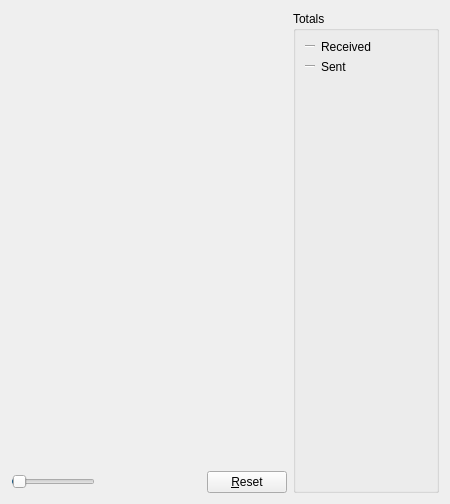
     <widget class="QWidget" name="tab_nettraffic">
      <attribute name="title">
       <string>&amp;Network Traffic</string>
      </attribute>
      <layout class="QHBoxLayout" name="horizontalLayout_3">
       <item>
        <layout class="QVBoxLayout" name="verticalLayout_4">
         <item>
          <widget class="TrafficGraphWidget" name="trafficGraph" native="true">
           <property name="sizePolicy">
            <sizepolicy hsizetype="Expanding" vsizetype="Expanding">
             <horstretch>0</horstretch>
             <verstretch>0</verstretch>
            </sizepolicy>
           </property>
          </widget>
         </item>
         <item>
          <layout class="QHBoxLayout" name="horizontalLayout_2">
           <item>
            <widget class="QSlider" name="sldGraphRange">
             <property name="minimum">
              <number>1</number>
             </property>
             <property name="maximum">
              <number>288</number>
             </property>
             <property name="pageStep">
              <number>12</number>
             </property>
             <property name="value">
              <number>6</number>
             </property>
             <property name="orientation">
              <enum>Qt::Horizontal</enum>
             </property>
            </widget>
           </item>
           <item>
            <widget class="QLabel" name="lblGraphRange">
             <property name="minimumSize">
              <size>
               <width>100</width>
               <height>0</height>
              </size>
             </property>
             <property name="alignment">
              <set>Qt::AlignCenter</set>
             </property>
            </widget>
           </item>
           <item>
            <widget class="QPushButton" name="btnClearTrafficGraph">
             <property name="text">
              <string>&amp;Reset</string>
             </property>
             <property name="autoDefault">
              <bool>false</bool>
             </property>
            </widget>
           </item>
          </layout>
         </item>
        </layout>
       </item>
       <item>
        <layout class="QVBoxLayout" name="verticalLayout">
         <item>
          <widget class="QGroupBox" name="groupBox">
           <property name="title">
            <string>Totals</string>
           </property>
           <layout class="QVBoxLayout" name="verticalLayout_5">
            <item>
             <layout class="QHBoxLayout" name="horizontalLayout_4">
              <item>
               <widget class="Line" name="line">
                <property name="sizePolicy">
                 <sizepolicy hsizetype="Fixed" vsizetype="Fixed">
                  <horstretch>0</horstretch>
                  <verstretch>0</verstretch>
                 </sizepolicy>
                </property>
                <property name="minimumSize">
                 <size>
                  <width>10</width>
                  <height>0</height>
                 </size>
                </property>
                <property name="orientation">
                 <enum>Qt::Horizontal</enum>
                </property>
               </widget>
              </item>
              <item>
               <widget class="QLabel" name="label_16">
                <property name="text">
                 <string>Received</string>
                </property>
               </widget>
              </item>
              <item>
               <widget class="QLabel" name="lblBytesIn">
                <property name="minimumSize">
                 <size>
                  <width>50</width>
                  <height>0</height>
                 </size>
                </property>
                <property name="alignment">
                 <set>Qt::AlignRight|Qt::AlignTrailing|Qt::AlignVCenter</set>
                </property>
               </widget>
              </item>
             </layout>
            </item>
            <item>
             <layout class="QHBoxLayout" name="horizontalLayout_5">
              <item>
               <widget class="Line" name="line_2">
                <property name="sizePolicy">
                 <sizepolicy hsizetype="Fixed" vsizetype="Fixed">
                  <horstretch>0</horstretch>
                  <verstretch>0</verstretch>
                 </sizepolicy>
                </property>
                <property name="minimumSize">
                 <size>
                  <width>10</width>
                  <height>0</height>
                 </size>
                </property>
                <property name="orientation">
                 <enum>Qt::Horizontal</enum>
                </property>
               </widget>
              </item>
              <item>
               <widget class="QLabel" name="label_17">
                <property name="text">
                 <string>Sent</string>
                </property>
               </widget>
              </item>
              <item>
               <widget class="QLabel" name="lblBytesOut">
                <property name="minimumSize">
                 <size>
                  <width>50</width>
                  <height>0</height>
                 </size>
                </property>
                <property name="alignment">
                 <set>Qt::AlignRight|Qt::AlignTrailing|Qt::AlignVCenter</set>
                </property>
               </widget>
              </item>
             </layout>
            </item>
            <item>
             <spacer name="verticalSpacer_4">
              <property name="orientation">
               <enum>Qt::Vertical</enum>
              </property>
              <property name="sizeHint" stdset="0">
               <size>
                <width>20</width>
                <height>407</height>
               </size>
              </property>
             </spacer>
            </item>
           </layout>
          </widget>
         </item>
        </layout>
       </item>
      </layout>
     </widget>
